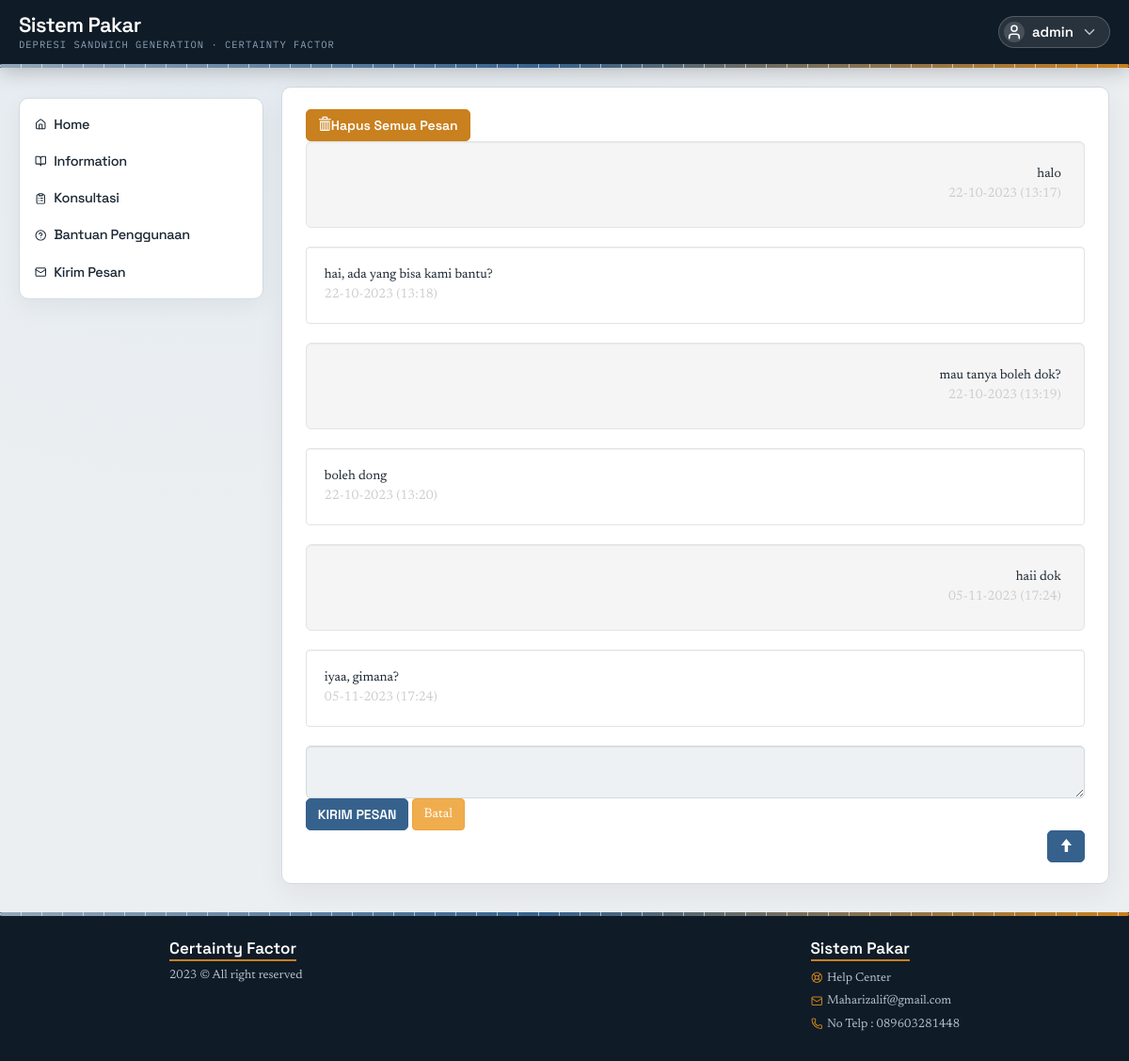
Screenshot of /?r=kotakmasuk (signed in) with the database file from the repository.
### tables this page shows
CREATE TABLE `member` (
  `id_member` int(11) NOT NULL AUTO_INCREMENT,
  `nama` varchar(15) NOT NULL,
  `jk` varchar(6) NOT NULL,
  `alamat` text NOT NULL,
  `tgl_lahir` date NOT NULL DEFAULT '0000-00-00',
  `username` varchar(15) NOT NULL,
  `password` varchar(20) NOT NULL,
  PRIMARY KEY (`id_member`)
);

CREATE TABLE `pesanm` (
  `id_pesanm` int(11) NOT NULL AUTO_INCREMENT,
  `id_member` int(11) NOT NULL,
  `id_balas` int(11) NOT NULL,
  `pesan` text NOT NULL,
  `status` varchar(10) NOT NULL,
  `waktu` datetime NOT NULL DEFAULT '0000-00-00 00:00:00',
  PRIMARY KEY (`id_pesanm`)
);

CREATE TABLE `balas_pesan` (
  `id_balas` int(11) NOT NULL AUTO_INCREMENT,
  `id_member` int(11) NOT NULL,
  `id_pesan` int(11) NOT NULL,
  `pesan` text NOT NULL,
  `status` varchar(10) NOT NULL,
  `waktu` datetime NOT NULL DEFAULT '0000-00-00 00:00:00',
  PRIMARY KEY (`id_balas`)
);

### modules/menuplus/kotakmasuk.php (the view, shortened to what this page needs)
<?php
$mysqli = new mysqli(getenv("DB_HOST") ?: "localhost", "root", "", "cf_depresi");
$sqlm = $mysqli->query("select * from member where username='$_SESSION[usermbr]'");
$rm = $sqlm->fetch_assoc();
$sqlpe = $mysqli->query("select * from pesanm where id_member='$rm[id_member]' order by id_pesanm asc");
$testing = mysqli_num_rows($mysqli->query("SELECT * FROM pesanm where id_member='$rm[id_member]' "));
if ($testing > 0) {
    echo "<p>
            <button data-toggle='modal' data-target='#myModal' class='btn btn-dangerpesan'><span class='glyphicon glyphicon-trash'></span>Hapus Semua Pesan</button>
        </p>";
    while ($rpe = $sqlpe->fetch_assoc()) {
        $tgl = substr($rpe["waktu"], 8, 2);
        $bln = substr($rpe["waktu"], 5, 2);
        $thn = substr($rpe["waktu"], 0, 4);
        $jam = substr($rpe["waktu"], 11, 5);
        echo "
              <div class='well well-lg '><p align='right'>$rpe[pesan] </p><p align='right'><font color = 'cccccc'>$tgl-$bln-$thn  ($jam)</font></p> </div>
              ";
        $sqlpeb = $mysqli->query("select * from balas_pesan where id_member='$rm[id_member]' and id_pesan='$rpe[id_pesanm]'");
        while ($rpeb = $sqlpeb->fetch_assoc()) {
            $tgl2 = substr($rpeb["waktu"], 8, 2);
            $bln2 = substr($rpeb["waktu"], 5, 2);
            $thn2 = substr($rpeb["waktu"], 0, 4);
            $jam2 = substr($rpeb["waktu"], 11, 5);
            if ($rpeb > 0) {
                if ($rpeb["status"] == "notyet") {
                    $warna = "id='wellbaru'";
                } else {
                    $warna = "";
                }
                echo "
              <div class='well well-lg' $warna;  ><p align='left'>$rpeb[pesan] </p><p align='left'><font color = 'cccccc'>$tgl2-$bln2-$thn2  ($jam2)</font></p></div>
              ";
            } else {}
        }
    }
    $q_idbalas = $mysqli->query("select max(id_balas) as id_balasku from balas_pesan where id_member='$rm[id_member]'");
    $qidbalas = $q_idbalas->fetch_assoc();
    $q_idpesan = $mysqli->query("select max(id_pesan) as id_pesanku from balas_pesan where id_member='$rm[id_member]'");
    $qidpesan = $q_idpesan->fetch_assoc();
    echo "<form name='form1' method='post' action='' enctype='multipart/form-data'>
<p>
    <input name='id_balas' type='hidden' class='form-control'  value='" . $qidbalas['id_balasku'] . "' >
    <input name='id_pesan' type='hidden' class='form-control'  value='" . $qidpesan['id_pesanku'] . "' >
    <textarea name='balaspesan' class='form-control' type='text'  ></textarea>  </p>
  <p>
    <input name='kirim' type='submit' id='simpan' class='btn btn-success' value='KIRIM PESAN'>
    <a href='?r=homemember' class='btn btn-warning' >Batal</a>
</p>
</form>";
} else {
    echo "<p ><center style='font-family:GreyscaleBasic;font-weight:bold;'>TIDAK ADA KOTAK MASUK </center></p>";
}
?>
<p align="right">  <button class="btn btn-success" value="Scroll Top" id="tombolScrollTop" onclick="scrolltotop()"><span class='glyphicon glyphicon-arrow-up'></span></button>
</p>

### header.php (shortened to what this page needs)
<header class="sticky top-0 z-[200] bg-deep shadow-[0_4px_20px_rgba(0,0,0,0.22)]">
    <div class="max-w-[1280px] mx-auto px-8 py-5 flex items-center justify-between gap-5 flex-wrap box-border">
        <a href="?r=home" class="flex flex-col no-underline">
            <span class="font-display text-[22px] font-semibold text-white leading-tight tracking-tight">Sistem Pakar</span>
            <span class="font-mono text-[10.5px] text-[#8ba3b5] tracking-[1px] uppercase">Depresi Sandwich Generation &middot; Certainty Factor</span>
        </a>
        <?php
        include "koneksi.php";
        if (!empty($_SESSION["usermbr"]) && !empty($_SESSION["passmbr"])) {
            $sqlm = mysqli_query($con, "SELECT * FROM member WHERE username='$_SESSION[usermbr]'");
            $rm = mysqli_fetch_array($sqlm);
            $sqlc = mysqli_query($con, "SELECT * FROM balas_pesan WHERE id_member='$rm[id_member]' AND status='notyet'");
            $rc = mysqli_num_rows($sqlc);
            echo "<div class='dropdown relative p-0'>
                <a id='a-memberkananatas' href='#' class='dropdown-toggle flex items-center gap-3 text-white font-display font-semibold text-[15px] pl-2 pr-5 py-2 rounded-full bg-white/10 border border-white/20 hover:bg-white/20' data-toggle='dropdown'>
                    <span class='w-9 h-9 rounded-full bg-white/15 flex items-center justify-center shrink-0'><i data-lucide='user' class='w-[18px] h-[18px]'></i></span>
                    $rm[nama]
                    <i data-lucide='chevron-down' class='w-[18px] h-[18px] opacity-70'></i>
                </a>
                            <span class='font-display font-semibold text-[14px] text-ink leading-tight truncate'>$rm[nama]</span>
                        " . ($rc > 0 ? " $rc" : "") . "
            </div>";
        }
        ?>
    </div>
    <div class="cf-scale cf-scale--thin"></div>
</header>

### style.css (style rules this page uses)
.dropdown { padding:4px 15px;float:right; }
#wellbaru { min-height: 20px; padding: 19px; margin-bottom: 20px; background-color: #fff; border: 1px solid #e3e3e3; border-radius: 4px; -webkit-box-shadow: inset 0 1px 1px rgba(0,0,0,.05); box-shadow: inset 0 1px 1px rgba(0,0,0,.05); }
a { text-decoration: none; }

### rows the page displays
member: nama "admin"
pesanm: pesan "halo", waktu "22", waktu "10", waktu "2023", waktu "13:17"
balas_pesan: pesan "hai, ada yang bisa kami bantu?", waktu "22", waktu "10", waktu "2023", waktu "13:18"
pesanm: pesan "mau tanya boleh dok?", waktu "22", waktu "10", waktu "2023", waktu "13:19"
balas_pesan: pesan "boleh dong", waktu "22", waktu "10", waktu "2023", waktu "13:20"
pesanm: pesan "haii dok", waktu "05", waktu "11", waktu "2023", waktu "17:24"
balas_pesan: pesan "iyaa, gimana?", waktu "05", waktu "11", waktu "2023", waktu "17:24"
